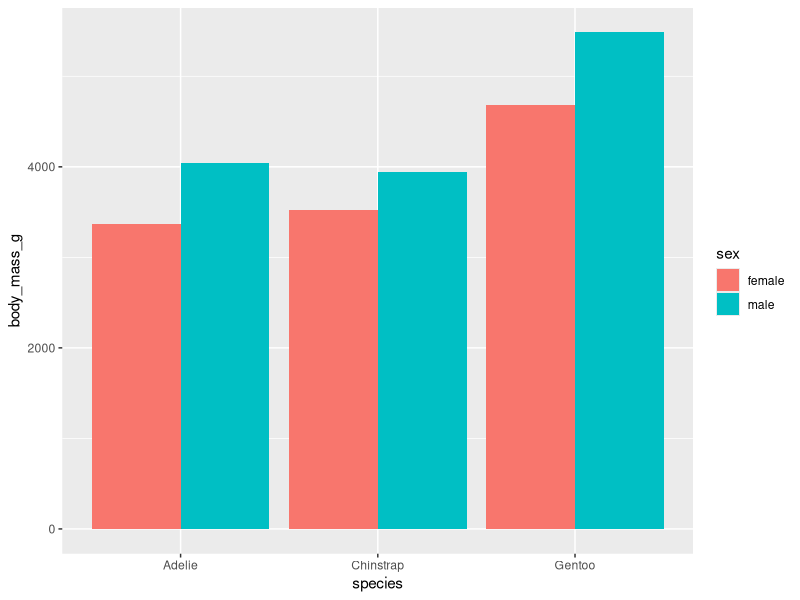
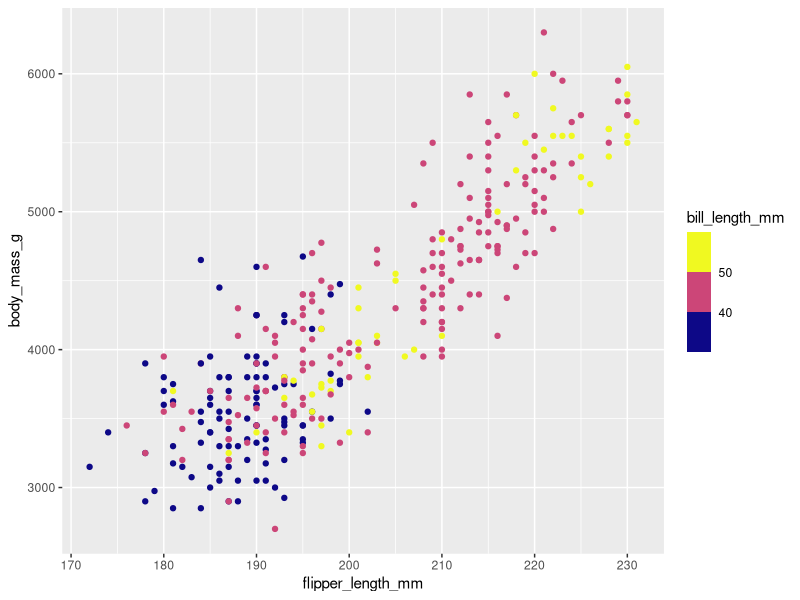

These charts were generated, in order, by the following R code:
## ---- chunk 1
library(tidyverse)
library(broom)
library(knitr)
library(here)
library(palmerpenguins)
## ---- chunk 2
penguins %>%
  lm(body_mass_g ~ species,
     data = .) %>%
  tidy()
## ---- chunk 3
penguins %>%
  lm(body_mass_g ~ 0 + species,
     data = .) %>%
  tidy()
## ---- chunk 4
penguins %>%
  group_by(species, sex) %>%
  summarise(body_mass_g = mean(body_mass_g, na.rm = T), .groups = "drop") %>%
  drop_na() %>%
  ggplot(aes(x=species, y=body_mass_g, fill=sex)) +
  geom_bar(stat = "identity", position = position_dodge())
## ---- chunk 5
penguins %>%
  lm(body_mass_g ~ species + sex,
     data = .) %>%
  tidy()
## ---- chunk 6
penguins %>%
  lm(body_mass_g ~ species + island,
     data = .) %>%
  tidy()
## ---- chunk 7
penguins %>%
  glimpse()
## ---- chunk 8
lm_bd <- penguins %>%
  lm(body_mass_g ~ bill_depth_mm,
     data = .)
## ---- chunk 9
tidy(lm_bd)
## ---- chunk 10
summary(lm_bd)
## ---- chunk 11
glance(lm_bd)
## ---- chunk 12
lm_fl <- penguins %>%
  lm(body_mass_g ~ flipper_length_mm,
     data = .)

lm_fl %>% tidy()
## ---- chunk 13
lm_bl <- penguins %>%
  lm(body_mass_g ~ bill_length_mm,
     data = .)

lm_bl %>% tidy()
## ---- chunk 14
lm_fl %>% glance()
lm_bl %>% glance()
## ---- chunk 15
lm_fl_bl <- penguins %>%
  lm(body_mass_g ~ flipper_length_mm + bill_length_mm,
     data = .)

lm_fl_bl %>% glance()
## ---- chunk 16
lm_fl_bl %>% tidy()
## ---- chunk 17
penguins %>%
  ggplot(aes(x=flipper_length_mm, y=body_mass_g, color=bill_length_mm)) +
  geom_point() +
  scale_colour_viridis_b(option = "plasma")
## ---- chunk 18
lm_bl_bd <- penguins %>%
  lm(body_mass_g ~ bill_length_mm + bill_depth_mm,
     data = .)

lm_bl_bd %>% glance()
lm_bl %>% glance()
lm_bd %>% glance()
## ---- chunk 19
lm_bl_bd %>% tidy()
